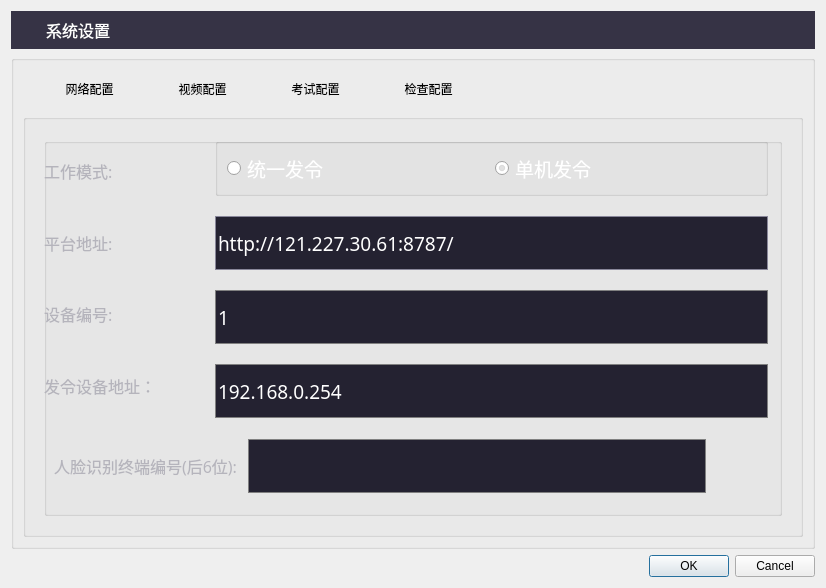
<?xml version="1.0" encoding="UTF-8"?>
<ui version="4.0">
 <class>SettingDialog</class>
 <widget class="QDialog" name="SettingDialog">
  <property name="geometry">
   <rect>
    <x>0</x>
    <y>0</y>
    <width>826</width>
    <height>588</height>
   </rect>
  </property>
  <property name="minimumSize">
   <size>
    <width>826</width>
    <height>588</height>
   </size>
  </property>
  <property name="windowTitle">
   <string>Dialog</string>
  </property>
  <property name="styleSheet">
   <string notr="true"/>
  </property>
  <layout class="QVBoxLayout" name="verticalLayout_11">
   <item>
    <widget class="QGroupBox" name="groupBox">
     <property name="styleSheet">
      <string notr="true">background-color: rgb(54, 51, 69);
border:0px;</string>
     </property>
     <property name="title">
      <string/>
     </property>
     <layout class="QHBoxLayout" name="horizontalLayout">
      <item>
       <widget class="QLabel" name="label">
        <property name="minimumSize">
         <size>
          <width>20</width>
          <height>20</height>
         </size>
        </property>
        <property name="maximumSize">
         <size>
          <width>20</width>
          <height>20</height>
         </size>
        </property>
        <property name="styleSheet">
         <string notr="true">border-image: url(:/resource/images/settings/settingIcon.png);</string>
        </property>
        <property name="text">
         <string/>
        </property>
       </widget>
      </item>
      <item>
       <widget class="QLabel" name="label_2">
        <property name="minimumSize">
         <size>
          <width>83</width>
          <height>20</height>
         </size>
        </property>
        <property name="font">
         <font>
          <family>Microsoft YaHei</family>
          <pointsize>12</pointsize>
         </font>
        </property>
        <property name="styleSheet">
         <string notr="true">color: rgb(255, 255, 255);</string>
        </property>
        <property name="text">
         <string>系统设置</string>
        </property>
       </widget>
      </item>
      <item>
       <spacer name="horizontalSpacer">
        <property name="orientation">
         <enum>Qt::Horizontal</enum>
        </property>
        <property name="sizeHint" stdset="0">
         <size>
          <width>635</width>
          <height>20</height>
         </size>
        </property>
       </spacer>
      </item>
      <item>
       <widget class="QPushButton" name="pbCloseSetting">
        <property name="minimumSize">
         <size>
          <width>18</width>
          <height>18</height>
         </size>
        </property>
        <property name="maximumSize">
         <size>
          <width>18</width>
          <height>18</height>
         </size>
        </property>
        <property name="styleSheet">
         <string notr="true">border-image: url(:/resource/images/settings/loginX.png);</string>
        </property>
        <property name="text">
         <string/>
        </property>
       </widget>
      </item>
     </layout>
    </widget>
   </item>
   <item>
    <widget class="QGroupBox" name="gbSettingContent_2">
     <property name="title">
      <string/>
     </property>
     <layout class="QVBoxLayout" name="verticalLayout_10">
      <item>
       <layout class="QHBoxLayout" name="horizontalLayout_7">
        <item>
         <spacer name="horizontalSpacer_3">
          <property name="orientation">
           <enum>Qt::Horizontal</enum>
          </property>
          <property name="sizeHint" stdset="0">
           <size>
            <width>40</width>
            <height>20</height>
           </size>
          </property>
         </spacer>
        </item>
        <item>
         <widget class="QPushButton" name="pbSetNetwork">
          <property name="minimumSize">
           <size>
            <width>107</width>
            <height>38</height>
           </size>
          </property>
          <property name="text">
           <string>网络配置</string>
          </property>
          <property name="flat">
           <bool>true</bool>
          </property>
         </widget>
        </item>
        <item>
         <widget class="QPushButton" name="pbSetVideo">
          <property name="minimumSize">
           <size>
            <width>107</width>
            <height>38</height>
           </size>
          </property>
          <property name="text">
           <string>视频配置</string>
          </property>
          <property name="flat">
           <bool>true</bool>
          </property>
         </widget>
        </item>
        <item>
         <widget class="QPushButton" name="pbSetExam">
          <property name="minimumSize">
           <size>
            <width>107</width>
            <height>38</height>
           </size>
          </property>
          <property name="text">
           <string>考试配置</string>
          </property>
          <property name="flat">
           <bool>true</bool>
          </property>
         </widget>
        </item>
        <item>
         <widget class="QPushButton" name="pbSetCheck">
          <property name="minimumSize">
           <size>
            <width>107</width>
            <height>38</height>
           </size>
          </property>
          <property name="text">
           <string>检查配置</string>
          </property>
          <property name="flat">
           <bool>true</bool>
          </property>
         </widget>
        </item>
        <item>
         <spacer name="horizontalSpacer_2">
          <property name="orientation">
           <enum>Qt::Horizontal</enum>
          </property>
          <property name="sizeHint" stdset="0">
           <size>
            <width>347</width>
            <height>20</height>
           </size>
          </property>
         </spacer>
        </item>
       </layout>
      </item>
      <item>
       <widget class="QGroupBox" name="gbSettingContent">
        <property name="styleSheet">
         <string notr="true"/>
        </property>
        <property name="title">
         <string/>
        </property>
        <layout class="QVBoxLayout" name="verticalLayout_9">
         <item>
          <widget class="QStackedWidget" name="stkWidgetSetting">
           <property name="font">
            <font>
             <family>Microsoft YaHei</family>
             <pointsize>12</pointsize>
            </font>
           </property>
           <property name="styleSheet">
            <string notr="true"/>
           </property>
           <property name="currentIndex">
            <number>3</number>
           </property>
           <widget class="QWidget" name="networkSettingPage">
            <layout class="QGridLayout" name="gridLayout_3">
             <item row="0" column="0">
              <widget class="QGroupBox" name="groupBox_3">
               <property name="styleSheet">
                <string notr="true">border:none;</string>
               </property>
               <property name="title">
                <string/>
               </property>
               <layout class="QGridLayout" name="gridLayout_4">
                <item row="0" column="0">
                 <layout class="QHBoxLayout" name="horizontalLayout_4">
                  <item>
                   <layout class="QVBoxLayout" name="verticalLayout_4">
                    <item>
                     <widget class="QLabel" name="label_6">
                      <property name="font">
                       <font>
                        <family>Microsoft YaHei</family>
                        <pointsize>12</pointsize>
                       </font>
                      </property>
                      <property name="styleSheet">
                       <string notr="true">color: rgb(181, 180, 188);</string>
                      </property>
                      <property name="text">
                       <string>IPC地址:</string>
                      </property>
                     </widget>
                    </item>
                    <item>
                     <widget class="QLabel" name="label_7">
                      <property name="font">
                       <font>
                        <family>Microsoft YaHei</family>
                        <pointsize>12</pointsize>
                       </font>
                      </property>
                      <property name="styleSheet">
                       <string notr="true">color: rgb(181, 180, 188);</string>
                      </property>
                      <property name="text">
                       <string>IPC用户名:</string>
                      </property>
                     </widget>
                    </item>
                    <item>
                     <widget class="QLabel" name="label_8">
                      <property name="font">
                       <font>
                        <family>Microsoft YaHei</family>
                        <pointsize>12</pointsize>
                       </font>
                      </property>
                      <property name="styleSheet">
                       <string notr="true">color: rgb(181, 180, 188);</string>
                      </property>
                      <property name="text">
                       <string>IPC密码:</string>
                      </property>
                     </widget>
                    </item>
                   </layout>
                  </item>
                  <item>
                   <layout class="QVBoxLayout" name="verticalLayout_3">
                    <property name="spacing">
                     <number>20</number>
                    </property>
                    <item>
                     <widget class="QLineEdit" name="leIPCAddress">
                      <property name="minimumSize">
                       <size>
                        <width>546</width>
                        <height>54</height>
                       </size>
                      </property>
                      <property name="font">
                       <font>
                        <family>Microsoft YaHei</family>
                        <pointsize>14</pointsize>
                       </font>
                      </property>
                      <property name="styleSheet">
                       <string notr="true">background-color: rgb(36, 34, 49);
color: rgb(255, 255, 255);
border: 1px solid gray;</string>
                      </property>
                     </widget>
                    </item>
                    <item>
                     <widget class="QLineEdit" name="leIPCUserName">
                      <property name="minimumSize">
                       <size>
                        <width>546</width>
                        <height>54</height>
                       </size>
                      </property>
                      <property name="font">
                       <font>
                        <family>Microsoft YaHei</family>
                        <pointsize>14</pointsize>
                       </font>
                      </property>
                      <property name="styleSheet">
                       <string notr="true">background-color: rgb(36, 34, 49);
color: rgb(255, 255, 255);
border: 1px solid gray;</string>
                      </property>
                     </widget>
                    </item>
                    <item>
                     <widget class="QLineEdit" name="leIPCCode">
                      <property name="minimumSize">
                       <size>
                        <width>546</width>
                        <height>54</height>
                       </size>
                      </property>
                      <property name="font">
                       <font>
                        <family>Microsoft YaHei</family>
                        <pointsize>14</pointsize>
                       </font>
                      </property>
                      <property name="styleSheet">
                       <string notr="true">background-color: rgb(36, 34, 49);
color: rgb(255, 255, 255);
border: 1px solid gray;</string>
                      </property>
                     </widget>
                    </item>
                   </layout>
                  </item>
                 </layout>
                </item>
               </layout>
              </widget>
             </item>
             <item row="1" column="0">
              <spacer name="verticalSpacer_4">
               <property name="orientation">
                <enum>Qt::Vertical</enum>
               </property>
               <property name="sizeHint" stdset="0">
                <size>
                 <width>20</width>
                 <height>40</height>
                </size>
               </property>
              </spacer>
             </item>
            </layout>
           </widget>
           <widget class="QWidget" name="videoSettingPage">
            <layout class="QVBoxLayout" name="verticalLayout_13">
             <item>
              <widget class="QGroupBox" name="groupBox_4">
               <property name="styleSheet">
                <string notr="true">border:none;</string>
               </property>
               <property name="title">
                <string/>
               </property>
               <layout class="QVBoxLayout" name="verticalLayout_12">
                <item>
                 <layout class="QHBoxLayout" name="horizontalLayout_8">
                  <item>
                   <layout class="QVBoxLayout" name="verticalLayout_6">
                    <item>
                     <widget class="QLabel" name="label_9">
                      <property name="font">
                       <font>
                        <family>Microsoft YaHei</family>
                        <pointsize>12</pointsize>
                       </font>
                      </property>
                      <property name="styleSheet">
                       <string notr="true">color: rgb(181, 180, 188);</string>
                      </property>
                      <property name="text">
                       <string>考试项目:</string>
                      </property>
                     </widget>
                    </item>
                    <item>
                     <widget class="QLabel" name="label_10">
                      <property name="font">
                       <font>
                        <family>Microsoft YaHei</family>
                        <pointsize>12</pointsize>
                       </font>
                      </property>
                      <property name="styleSheet">
                       <string notr="true">color: rgb(181, 180, 188);</string>
                      </property>
                      <property name="text">
                       <string>考试次数:</string>
                      </property>
                     </widget>
                    </item>
                    <item>
                     <widget class="QLabel" name="label_18">
                      <property name="font">
                       <font>
                        <family>Microsoft YaHei</family>
                        <pointsize>12</pointsize>
                       </font>
                      </property>
                      <property name="styleSheet">
                       <string notr="true">color: rgb(181, 180, 188);</string>
                      </property>
                      <property name="text">
                       <string>考试时间：</string>
                      </property>
                     </widget>
                    </item>
                    <item>
                     <widget class="QLabel" name="label_11">
                      <property name="font">
                       <font>
                        <family>Microsoft YaHei</family>
                        <pointsize>12</pointsize>
                       </font>
                      </property>
                      <property name="styleSheet">
                       <string notr="true">color: rgb(181, 180, 188);</string>
                      </property>
                      <property name="text">
                       <string>视频保存路径:</string>
                      </property>
                     </widget>
                    </item>
                   </layout>
                  </item>
                  <item>
                   <layout class="QVBoxLayout" name="verticalLayout_5">
                    <item>
                     <widget class="QLineEdit" name="leExamProject">
                      <property name="minimumSize">
                       <size>
                        <width>546</width>
                        <height>54</height>
                       </size>
                      </property>
                      <property name="font">
                       <font>
                        <family>Microsoft YaHei</family>
                        <pointsize>14</pointsize>
                       </font>
                      </property>
                      <property name="styleSheet">
                       <string notr="true">background-color: rgb(36, 34, 49);
color: rgb(255, 255, 255);
border: 1px solid gray;</string>
                      </property>
                     </widget>
                    </item>
                    <item>
                     <widget class="QComboBox" name="cmbExamTestTimes">
                      <property name="minimumSize">
                       <size>
                        <width>0</width>
                        <height>54</height>
                       </size>
                      </property>
                      <property name="font">
                       <font>
                        <family>Microsoft YaHei</family>
                        <pointsize>14</pointsize>
                       </font>
                      </property>
                      <property name="styleSheet">
                       <string notr="true">background-color: rgb(36, 34, 49);
color: rgb(255, 255, 255);
border: 1px solid gray;</string>
                      </property>
                      <item>
                       <property name="text">
                        <string>1</string>
                       </property>
                      </item>
                      <item>
                       <property name="text">
                        <string>2</string>
                       </property>
                      </item>
                      <item>
                       <property name="text">
                        <string>3</string>
                       </property>
                      </item>
                     </widget>
                    </item>
                    <item>
                     <widget class="QComboBox" name="cmbExamTimeVersion">
                      <property name="minimumSize">
                       <size>
                        <width>0</width>
                        <height>54</height>
                       </size>
                      </property>
                      <property name="font">
                       <font>
                        <family>Microsoft YaHei</family>
                        <pointsize>14</pointsize>
                       </font>
                      </property>
                      <property name="styleSheet">
                       <string notr="true">background-color: rgb(36, 34, 49);
color: rgb(255, 255, 255);
border: 1px solid gray;</string>
                      </property>
                      <item>
                       <property name="text">
                        <string>60s</string>
                       </property>
                      </item>
                      <item>
                       <property name="text">
                        <string>30s</string>
                       </property>
                      </item>
                     </widget>
                    </item>
                    <item>
                     <layout class="QHBoxLayout" name="horizontalLayout_5">
                      <item>
                       <widget class="QLineEdit" name="leVideoSavePath">
                        <property name="minimumSize">
                         <size>
                          <width>400</width>
                          <height>54</height>
                         </size>
                        </property>
                        <property name="font">
                         <font>
                          <family>Microsoft YaHei</family>
                          <pointsize>14</pointsize>
                         </font>
                        </property>
                        <property name="styleSheet">
                         <string notr="true">background-color: rgb(36, 34, 49);
color: rgb(255, 255, 255);
border: 1px solid gray;</string>
                        </property>
                       </widget>
                      </item>
                      <item>
                       <widget class="QPushButton" name="pbChangeVideoPath">
                        <property name="minimumSize">
                         <size>
                          <width>160</width>
                          <height>49</height>
                         </size>
                        </property>
                        <property name="font">
                         <font>
                          <family>Microsoft YaHei</family>
                          <pointsize>14</pointsize>
                         </font>
                        </property>
                        <property name="styleSheet">
                         <string notr="true">background-color: rgb(80, 74, 111);
color: rgb(255, 255, 255);</string>
                        </property>
                        <property name="text">
                         <string>更改</string>
                        </property>
                       </widget>
                      </item>
                     </layout>
                    </item>
                   </layout>
                  </item>
                 </layout>
                </item>
                <item>
                 <spacer name="verticalSpacer_3">
                  <property name="orientation">
                   <enum>Qt::Vertical</enum>
                  </property>
                  <property name="sizeHint" stdset="0">
                   <size>
                    <width>20</width>
                    <height>151</height>
                   </size>
                  </property>
                 </spacer>
                </item>
               </layout>
              </widget>
             </item>
            </layout>
           </widget>
           <widget class="QWidget" name="examSettingPage">
            <layout class="QGridLayout" name="gridLayout_6">
             <item row="0" column="0">
              <widget class="QGroupBox" name="groupBox_5">
               <property name="styleSheet">
                <string notr="true">border:none;</string>
               </property>
               <property name="title">
                <string/>
               </property>
               <layout class="QHBoxLayout" name="horizontalLayout_6">
                <item>
                 <layout class="QVBoxLayout" name="verticalLayout_8">
                  <item>
                   <widget class="QLabel" name="label_12">
                    <property name="font">
                     <font>
                      <family>Microsoft YaHei</family>
                      <pointsize>12</pointsize>
                     </font>
                    </property>
                    <property name="styleSheet">
                     <string notr="true">color: rgb(181, 180, 188);</string>
                    </property>
                    <property name="text">
                     <string>角度检测:</string>
                    </property>
                   </widget>
                  </item>
                  <item>
                   <widget class="QLabel" name="label_13">
                    <property name="font">
                     <font>
                      <family>Microsoft YaHei</family>
                      <pointsize>12</pointsize>
                     </font>
                    </property>
                    <property name="styleSheet">
                     <string notr="true">color: rgb(181, 180, 188);</string>
                    </property>
                    <property name="text">
                     <string>检测大小:</string>
                    </property>
                   </widget>
                  </item>
                  <item>
                   <widget class="QLabel" name="label_14">
                    <property name="font">
                     <font>
                      <family>Microsoft YaHei</family>
                      <pointsize>12</pointsize>
                     </font>
                    </property>
                    <property name="styleSheet">
                     <string notr="true">color: rgb(181, 180, 188);</string>
                    </property>
                    <property name="text">
                     <string>检测灵敏度:</string>
                    </property>
                   </widget>
                  </item>
                  <item>
                   <widget class="QLabel" name="label_15">
                    <property name="font">
                     <font>
                      <family>Microsoft YaHei</family>
                      <pointsize>12</pointsize>
                     </font>
                    </property>
                    <property name="styleSheet">
                     <string notr="true">color: rgb(181, 180, 188);</string>
                    </property>
                    <property name="text">
                     <string>基础帧更新灵敏度:</string>
                    </property>
                   </widget>
                  </item>
                 </layout>
                </item>
                <item>
                 <layout class="QVBoxLayout" name="verticalLayout_7">
                  <property name="spacing">
                   <number>20</number>
                  </property>
                  <item>
                   <widget class="QLineEdit" name="leAngleProbe">
                    <property name="minimumSize">
                     <size>
                      <width>546</width>
                      <height>54</height>
                     </size>
                    </property>
                    <property name="font">
                     <font>
                      <family>Microsoft YaHei</family>
                      <pointsize>14</pointsize>
                     </font>
                    </property>
                    <property name="styleSheet">
                     <string notr="true">background-color: rgb(36, 34, 49);
color: rgb(255, 255, 255);
border: 1px solid gray;</string>
                    </property>
                   </widget>
                  </item>
                  <item>
                   <widget class="QLineEdit" name="leProbeSize">
                    <property name="minimumSize">
                     <size>
                      <width>546</width>
                      <height>54</height>
                     </size>
                    </property>
                    <property name="font">
                     <font>
                      <family>Microsoft YaHei</family>
                      <pointsize>14</pointsize>
                     </font>
                    </property>
                    <property name="styleSheet">
                     <string notr="true">background-color: rgb(36, 34, 49);
color: rgb(255, 255, 255);
border: 1px solid gray;</string>
                    </property>
                   </widget>
                  </item>
                  <item>
                   <widget class="QLineEdit" name="leProbeSensitive">
                    <property name="minimumSize">
                     <size>
                      <width>546</width>
                      <height>54</height>
                     </size>
                    </property>
                    <property name="font">
                     <font>
                      <family>Microsoft YaHei</family>
                      <pointsize>14</pointsize>
                     </font>
                    </property>
                    <property name="styleSheet">
                     <string notr="true">background-color: rgb(36, 34, 49);
color: rgb(255, 255, 255);
border: 1px solid gray;</string>
                    </property>
                   </widget>
                  </item>
                  <item>
                   <widget class="QLineEdit" name="leBaseUpdateSensitive">
                    <property name="minimumSize">
                     <size>
                      <width>546</width>
                      <height>54</height>
                     </size>
                    </property>
                    <property name="font">
                     <font>
                      <family>Microsoft YaHei</family>
                      <pointsize>14</pointsize>
                     </font>
                    </property>
                    <property name="styleSheet">
                     <string notr="true">background-color: rgb(36, 34, 49);
color: rgb(255, 255, 255);
border: 1px solid gray;</string>
                    </property>
                   </widget>
                  </item>
                 </layout>
                </item>
               </layout>
              </widget>
             </item>
             <item row="1" column="0">
              <spacer name="verticalSpacer_2">
               <property name="orientation">
                <enum>Qt::Vertical</enum>
               </property>
               <property name="sizeHint" stdset="0">
                <size>
                 <width>20</width>
                 <height>40</height>
                </size>
               </property>
              </spacer>
             </item>
            </layout>
           </widget>
           <widget class="QWidget" name="checkSettingPage">
            <layout class="QVBoxLayout" name="verticalLayout_14">
             <item>
              <widget class="QGroupBox" name="gbExamSetupBox">
               <property name="styleSheet">
                <string notr="true"/>
               </property>
               <property name="title">
                <string/>
               </property>
               <widget class="QWidget" name="layoutWidget">
                <property name="geometry">
                 <rect>
                  <x>0</x>
                  <y>0</y>
                  <width>724</width>
                  <height>280</height>
                 </rect>
                </property>
                <layout class="QHBoxLayout" name="horizontalLayout_2">
                 <item>
                  <layout class="QVBoxLayout" name="verticalLayout_2">
                   <item>
                    <widget class="QLabel" name="label_17">
                     <property name="minimumSize">
                      <size>
                       <width>165</width>
                       <height>0</height>
                      </size>
                     </property>
                     <property name="font">
                      <font>
                       <family>Microsoft YaHei</family>
                       <pointsize>12</pointsize>
                      </font>
                     </property>
                     <property name="styleSheet">
                      <string notr="true">color: rgb(181, 180, 188);</string>
                     </property>
                     <property name="text">
                      <string>工作模式:</string>
                     </property>
                    </widget>
                   </item>
                   <item>
                    <widget class="QLabel" name="label_3">
                     <property name="minimumSize">
                      <size>
                       <width>165</width>
                       <height>0</height>
                      </size>
                     </property>
                     <property name="font">
                      <font>
                       <family>Microsoft YaHei</family>
                       <pointsize>12</pointsize>
                      </font>
                     </property>
                     <property name="styleSheet">
                      <string notr="true">color: rgb(181, 180, 188);</string>
                     </property>
                     <property name="text">
                      <string>平台地址:</string>
                     </property>
                    </widget>
                   </item>
                   <item>
                    <widget class="QLabel" name="label_4">
                     <property name="font">
                      <font>
                       <family>Microsoft YaHei</family>
                       <pointsize>12</pointsize>
                      </font>
                     </property>
                     <property name="styleSheet">
                      <string notr="true">color: rgb(181, 180, 188);</string>
                     </property>
                     <property name="text">
                      <string>设备编号:</string>
                     </property>
                    </widget>
                   </item>
                   <item>
                    <widget class="QLabel" name="label_16">
                     <property name="minimumSize">
                      <size>
                       <width>165</width>
                       <height>0</height>
                      </size>
                     </property>
                     <property name="font">
                      <font>
                       <family>Microsoft YaHei</family>
                       <pointsize>12</pointsize>
                      </font>
                     </property>
                     <property name="styleSheet">
                      <string notr="true">color: rgb(181, 180, 188);</string>
                     </property>
                     <property name="text">
                      <string>发令设备地址：</string>
                     </property>
                    </widget>
                   </item>
                  </layout>
                 </item>
                 <item>
                  <layout class="QVBoxLayout" name="verticalLayout">
                   <property name="spacing">
                    <number>20</number>
                   </property>
                   <item>
                    <widget class="QGroupBox" name="gbClientModeBox">
                     <property name="minimumSize">
                      <size>
                       <width>0</width>
                       <height>54</height>
                      </size>
                     </property>
                     <property name="styleSheet">
                      <string notr="true"/>
                     </property>
                     <property name="title">
                      <string/>
                     </property>
                     <layout class="QHBoxLayout" name="horizontalLayout_9">
                      <item>
                       <widget class="QRadioButton" name="rbOnlineMode">
                        <property name="font">
                         <font>
                          <family>Microsoft YaHei</family>
                          <pointsize>14</pointsize>
                         </font>
                        </property>
                        <property name="styleSheet">
                         <string notr="true">border:none;
color: rgb(255, 255, 255);</string>
                        </property>
                        <property name="text">
                         <string>统一发令</string>
                        </property>
                       </widget>
                      </item>
                      <item>
                       <widget class="QRadioButton" name="rbOfflineMode">
                        <property name="font">
                         <font>
                          <family>Microsoft YaHei</family>
                          <pointsize>14</pointsize>
                         </font>
                        </property>
                        <property name="styleSheet">
                         <string notr="true">border:none;
color: rgb(255, 255, 255);</string>
                        </property>
                        <property name="text">
                         <string>单机发令</string>
                        </property>
                        <property name="checked">
                         <bool>true</bool>
                        </property>
                       </widget>
                      </item>
                     </layout>
                    </widget>
                   </item>
                   <item>
                    <widget class="QLineEdit" name="lePlatAddress">
                     <property name="minimumSize">
                      <size>
                       <width>546</width>
                       <height>54</height>
                      </size>
                     </property>
                     <property name="font">
                      <font>
                       <family>Microsoft YaHei</family>
                       <pointsize>14</pointsize>
                      </font>
                     </property>
                     <property name="styleSheet">
                      <string notr="true">background-color: rgb(36, 34, 49);
color: rgb(255, 255, 255);
border: 1px solid #89879a;</string>
                     </property>
                     <property name="text">
                      <string>http://121.227.30.61:8787/</string>
                     </property>
                    </widget>
                   </item>
                   <item>
                    <widget class="QLineEdit" name="leDeviceId">
                     <property name="minimumSize">
                      <size>
                       <width>546</width>
                       <height>54</height>
                      </size>
                     </property>
                     <property name="font">
                      <font>
                       <family>Microsoft YaHei</family>
                       <pointsize>14</pointsize>
                      </font>
                     </property>
                     <property name="styleSheet">
                      <string notr="true">background-color: rgb(36, 34, 49);
color: rgb(255, 255, 255);
border: 1px solid gray;</string>
                     </property>
                     <property name="text">
                      <string>1</string>
                     </property>
                    </widget>
                   </item>
                   <item>
                    <widget class="QLineEdit" name="leSendCmdServerIp">
                     <property name="minimumSize">
                      <size>
                       <width>546</width>
                       <height>54</height>
                      </size>
                     </property>
                     <property name="font">
                      <font>
                       <family>Microsoft YaHei</family>
                       <pointsize>14</pointsize>
                      </font>
                     </property>
                     <property name="styleSheet">
                      <string notr="true">background-color: rgb(36, 34, 49);
color: rgb(255, 255, 255);
border: 1px solid gray;</string>
                     </property>
                     <property name="text">
                      <string>192.168.0.254</string>
                     </property>
                    </widget>
                   </item>
                  </layout>
                 </item>
                </layout>
               </widget>
               <widget class="QWidget" name="layoutWidget">
                <property name="geometry">
                 <rect>
                  <x>10</x>
                  <y>300</y>
                  <width>652</width>
                  <height>56</height>
                 </rect>
                </property>
                <layout class="QHBoxLayout" name="horizontalLayout_3">
                 <item>
                  <widget class="QLabel" name="label_5">
                   <property name="font">
                    <font>
                     <family>Microsoft YaHei</family>
                     <pointsize>12</pointsize>
                    </font>
                   </property>
                   <property name="styleSheet">
                    <string notr="true">color: rgb(181, 180, 188);</string>
                   </property>
                   <property name="text">
                    <string>人脸识别终端编号(后6位): </string>
                   </property>
                  </widget>
                 </item>
                 <item>
                  <widget class="QLineEdit" name="leFaceId6Last">
                   <property name="minimumSize">
                    <size>
                     <width>406</width>
                     <height>54</height>
                    </size>
                   </property>
                   <property name="font">
                    <font>
                     <family>Microsoft YaHei</family>
                     <pointsize>14</pointsize>
                    </font>
                   </property>
                   <property name="styleSheet">
                    <string notr="true">background-color: rgb(36, 34, 49);
color: rgb(255, 255, 255);
border: 1px solid gray;</string>
                   </property>
                  </widget>
                 </item>
                </layout>
               </widget>
              </widget>
             </item>
            </layout>
           </widget>
          </widget>
         </item>
        </layout>
       </widget>
      </item>
     </layout>
    </widget>
   </item>
   <item>
    <widget class="QDialogButtonBox" name="buttonBox">
     <property name="orientation">
      <enum>Qt::Horizontal</enum>
     </property>
     <property name="standardButtons">
      <set>QDialogButtonBox::Cancel|QDialogButtonBox::Ok</set>
     </property>
    </widget>
   </item>
  </layout>
 </widget>
 <resources/>
 <connections>
  <connection>
   <sender>buttonBox</sender>
   <signal>rejected()</signal>
   <receiver>SettingDialog</receiver>
   <slot>reject()</slot>
   <hints>
    <hint type="sourcelabel">
     <x>316</x>
     <y>260</y>
    </hint>
    <hint type="destinationlabel">
     <x>286</x>
     <y>274</y>
    </hint>
   </hints>
  </connection>
  <connection>
   <sender>buttonBox</sender>
   <signal>accepted()</signal>
   <receiver>SettingDialog</receiver>
   <slot>accept()</slot>
   <hints>
    <hint type="sourcelabel">
     <x>248</x>
     <y>254</y>
    </hint>
    <hint type="destinationlabel">
     <x>157</x>
     <y>274</y>
    </hint>
   </hints>
  </connection>
 </connections>
</ui>
